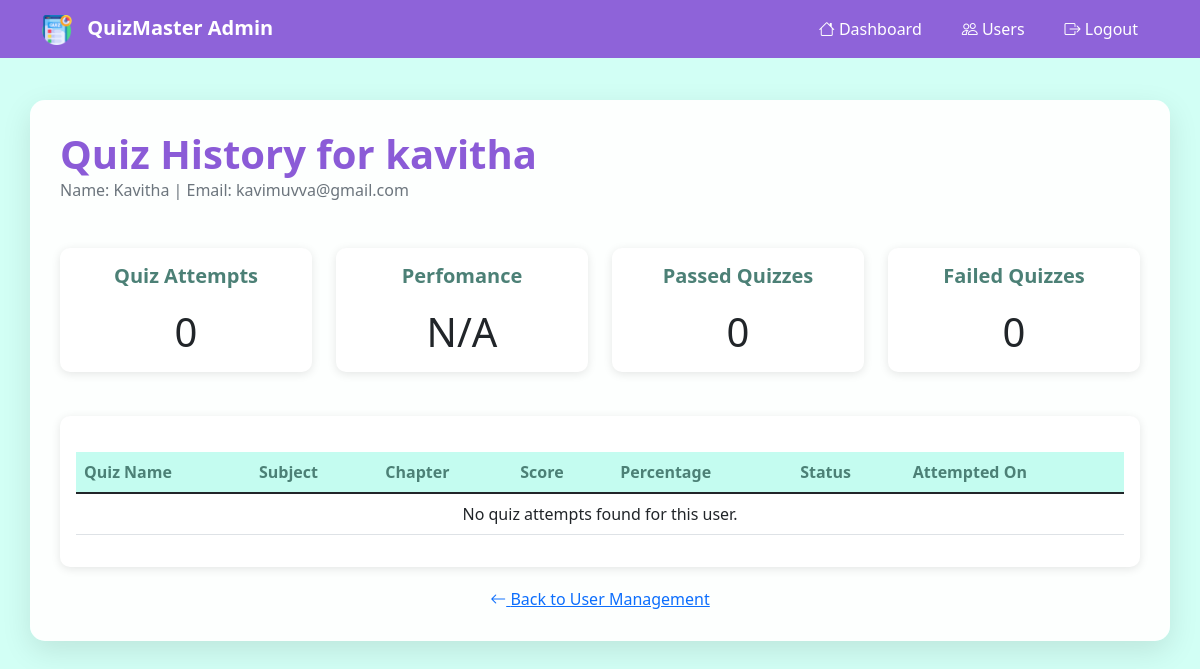
Page /user_specific_history/2 (signed in) on the earlier database version.
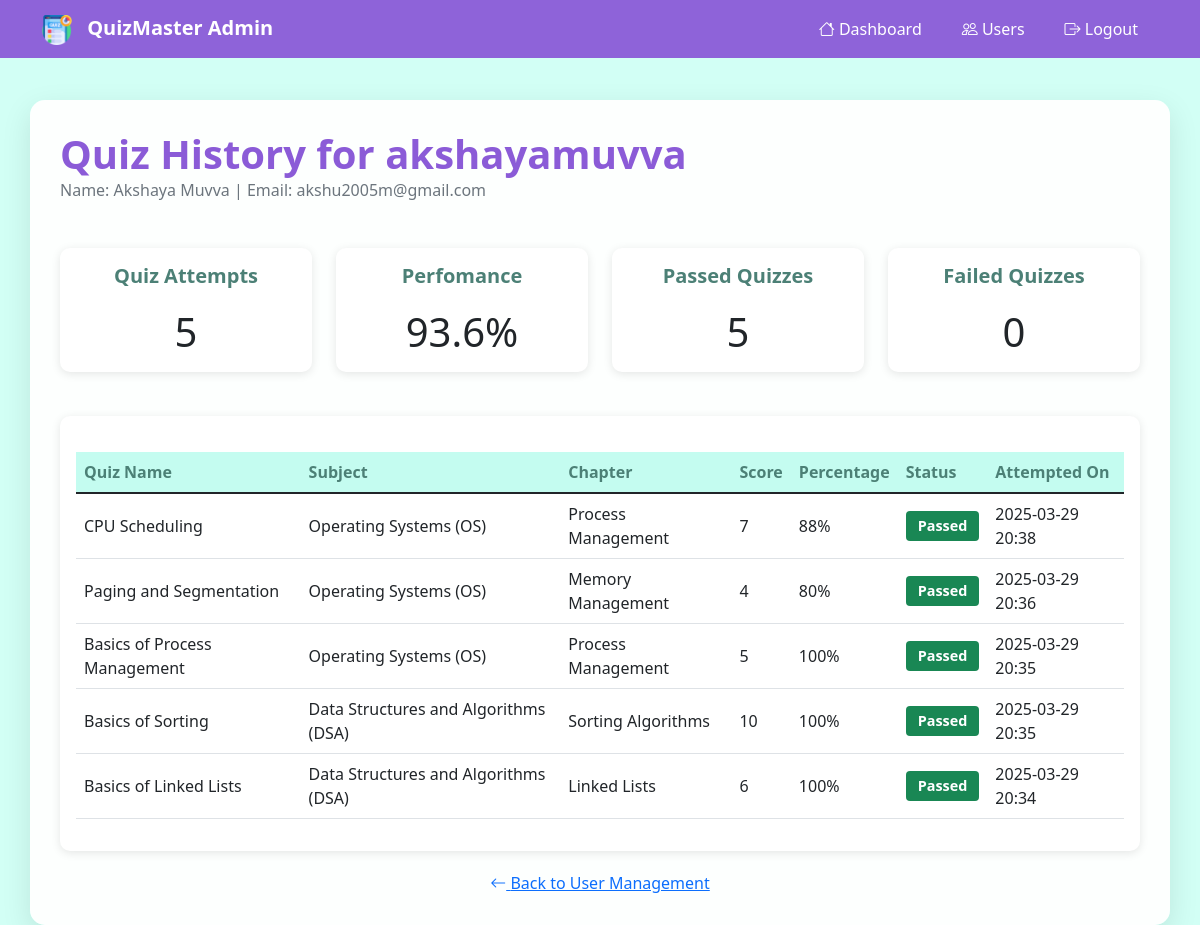
Same page on the later database version.
### main.py (models this page shows)
class User(db.Model):
    id = db.Column(db.Integer, primary_key=True)
    name = db.Column(db.String(60),nullable=False)
    username = db.Column(db.String(80), unique=True, nullable=False)
    email = db.Column(db.String(120), unique=True, nullable=False)
    passhash = db.Column(db.String(256), nullable=False)
    qualification = db.Column(db.String(60), nullable=False)
    date_of_birth = db.Column(db.Date , nullable = False)
    is_admin = db.Column(db.Boolean, default=False)
    is_flagged = db.Column(db.Boolean, default=False)
    scores = db.relationship('Scores', back_populates = 'user',cascade = 'all, delete-orphan')

class Scores(db.Model):
    id = db.Column(db.Integer, primary_key=True)
    score = db.Column(db.Integer,nullable=False)
    user_id = db.Column(db.Integer, db.ForeignKey('user.id'), nullable=False)
    quiz_id = db.Column(db.Integer, db.ForeignKey('quiz.id'), nullable=False)
    user = db.relationship('User', back_populates='scores')#user has scores-back populate
    quiz = db.relationship('Quiz', back_populates = 'score')#quiz has score
    quiz_taken_timestamp = db.Column(db.DateTime, nullable=False)
    percentage = db.Column(db.Integer,nullable=False)

class Quiz(db.Model):
    id = db.Column(db.Integer, primary_key=True)
    name = db.Column(db.String(60),nullable=False)
    quiz_time_duration = db.Column(db.Integer,nullable = False)
    quiz_date = db.Column(db.Date, nullable = False)
    chapter_id = db.Column(db.Integer, db.ForeignKey('chapter.id'), nullable=False)
    feedback = db.Column(db.String(250), nullable=True)
    chapter = db.relationship('Chapter', back_populates = 'chap_quiz')
    qsns = db.relationship('Question', back_populates = 'quiz',cascade = 'all, delete-orphan')
    score = db.relationship('Scores', back_populates = 'quiz',cascade = 'all, delete-orphan')

class Subject(db.Model):
    id = db.Column(db.Integer, primary_key=True)
    name = db.Column(db.String(60),nullable=False)
    description = db.Column(db.String(120), nullable=False)
    sub_chapter = db.relationship('Chapter', back_populates = 'subjects',cascade = 'all, delete-orphan')
    subject_standard = db.Column(db.Integer)

class Chapter(db.Model):
    id = db.Column(db.Integer, primary_key=True)
    name = db.Column(db.String(60),nullable=False)
    description = db.Column(db.String(120), nullable=False)
    subject_id = db.Column(db.Integer, db.ForeignKey('subject.id'), nullable=False)
    subjects = db.relationship('Subject', back_populates = 'sub_chapter')
    chap_quiz = db.relationship('Quiz', back_populates = 'chapter',cascade = 'all, delete-orphan')

### main.py (the view)
@app.route('/user_specific_history/<int:user_id>')
def user_specific_history(user_id):
    if 'admin' not in session:
        return redirect(url_for('login'))
    user = User.query.get(user_id)
    if not user:
        flash('User not found!', 'error')
        return redirect(url_for('user_management'))
    user_scores = db.session.query(Scores)\
        .filter_by(user_id=user_id)\
        .order_by(Scores.quiz_taken_timestamp.desc())\
        .all()
    return render_template('user_specific_history.html', user=user, user_scores=user_scores)

### templates/user_specific_history.html (shortened to what the changed rows need)
<!DOCTYPE html>
<html lang="en">
<head>
    <link href="https://cdn.jsdelivr.net/npm/bootstrap@5.1.3/dist/css/bootstrap.min.css" rel="stylesheet">
    <link rel="stylesheet" href="https://cdn.jsdelivr.net/npm/bootstrap-icons@1.7.2/font/bootstrap-icons.css">
    <link rel="stylesheet" href="{{ url_for('static', filename='css/admin-styles.css') }}">
</head>
<body>
    <div class="container main-content">
        <div class="dashboard-header">
            <div>
                <h1>Quiz History for {{ user.username }}</h1>
                <p class="text-muted">Name: {{ user.name }} | Email: {{ user.email }}</p>
            </div>
        </div>
        <div class="row mb-4">
            <div class="col-md-3">
                <div class="card text-center">
                    <div class="card-body">
                        <h5 class="card-title">Quiz Attempts</h5>
                        <p class="card-text display-6">{{ user_scores|length }}</p>
                    </div>
                </div>
            </div>
            <div class="col-md-3">
                <div class="card text-center">
                    <div class="card-body">
                        <h5 class="card-title">Perfomance</h5>
                        <p class="card-text display-6">
                            {% if user_scores %}
                                {{ "%.1f"|format(user_scores|map(attribute='percentage')|list|sum / user_scores|length) }}%
                            {% else %}
                                N/A
                            {% endif %}
                        </p>
                    </div>
                </div>
            </div>
            <div class="col-md-3">
                <div class="card text-center">
                    <div class="card-body">
                        <h5 class="card-title">Passed Quizzes</h5>
                        <p class="card-text display-6">
                            {{ user_scores|selectattr('percentage', '>=', 60)|list|length }}
                        </p>
                    </div>
                </div>
            </div>
        </div>
        <div class="card">
            <div class="card-body">
                <div class="table-responsive">
                    <table class="table table-hover">
                        <thead>
                            <tr>
                                <th>Quiz Name</th>
                                <th>Subject</th>
                                <th>Chapter</th>
                                <th>Score</th>
                                <th>Percentage</th>
                                <th>Status</th>
                                <th>Attempted On</th>
                            </tr>
                        </thead>
                        <tbody>
                            {% if user_scores %}
                                {% for score in user_scores %}
                                <tr>
                                    <td>{{ score.quiz.name }}</td>
                                    <td>{{ score.quiz.chapter.subjects.name }}</td>
                                    <td>{{ score.quiz.chapter.name }}</td>
                                    <td>{{ score.score }}</td>
                                    <td>{{ score.percentage }}%</td>
                                    <td>
                                        {% if score.percentage >= 60 %}
                                            <span class="badge bg-success">Passed</span>
                                        {% else %}
                                            <span class="badge bg-danger">Failed</span>
                                        {% endif %}
                                    </td>
                                    <td>{{ score.quiz_taken_timestamp.strftime('%Y-%m-%d %H:%M') }}</td>
                                </tr>
                                {% endfor %}
                            {% else %}
                                <tr>
                                    <td colspan="7" class="text-center">No quiz attempts found for this user.</td>
                                </tr>
                            {% endif %}
                        </tbody>
                    </table>
                </div>
            </div>
        </div>
    </div>
</body>
</html>

Differences in the rows shown:
changed User: username "kavitha" → "akshayamuvva"; name "Kavitha" → "Akshaya Muvva"; email "kavimuvva@gmail.com" → "akshu2005m@gmail.com"
added Scores: quiz.name "CPU Scheduling", quiz.chapter.subjects.name "Operating Systems (OS)", quiz.chapter.name "Process Management", score "7", percentage "88", shows "Passed", quiz_taken_timestamp "2025-03-29 20:38"
added Scores: quiz.name "Paging and Segmentation", quiz.chapter.subjects.name "Operating Systems (OS)", quiz.chapter.name "Memory Management", score "4", percentage "80", shows "Passed", quiz_taken_timestamp "2025-03-29 20:36"
added Scores: quiz.name "Basics of Process Management", quiz.chapter.subjects.name "Operating Systems (OS)", quiz.chapter.name "Process Management", score "5", percentage "100", shows "Passed", quiz_taken_timestamp "2025-03-29 20:35"
added Scores: quiz.name "Basics of Sorting", quiz.chapter.subjects.name "Data Structures and Algorithms (DSA)", quiz.chapter.name "Sorting Algorithms", score "10", percentage "100", shows "Passed", quiz_taken_timestamp "2025-03-29 20:35"
added Scores: quiz.name "Basics of Linked Lists", quiz.chapter.subjects.name "Data Structures and Algorithms (DSA)", quiz.chapter.name "Linked Lists", score "6", percentage "100", shows "Passed", quiz_taken_timestamp "2025-03-29 20:34"
Other differences:
{{ user_scores|length }}: "0" → "5"
{{ user_scores|selectattr('percentage', '>=', 60)|list|length }}: "0" → "5"
text no longer shown: "N/A No quiz attempts found for this user."
text now shown: "93.6 %"
